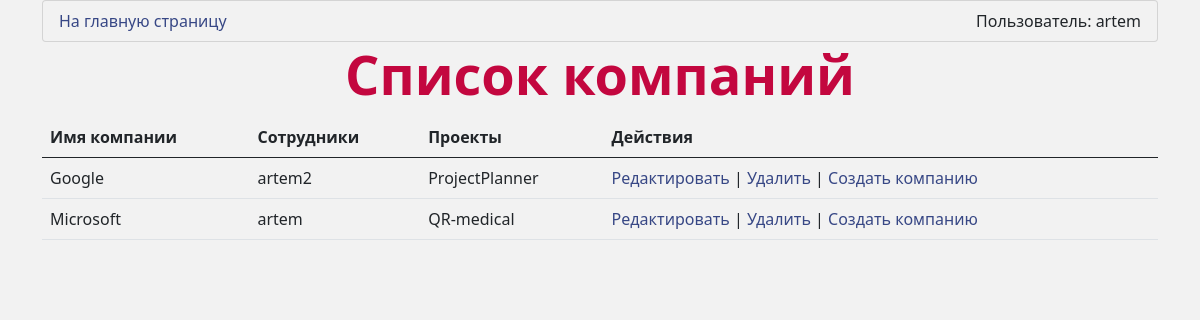
Page /DAL/company_list/ (signed in) on the committed database.
### DAL/models.py (models this page shows, shortened)
class User(AbstractUser):
    email = models.EmailField(unique=True)  # Сделайте поле email уникальным
    region = models.ForeignKey(Region, on_delete=models.SET_NULL, null=True, blank=True)
    role = models.ForeignKey(Role, on_delete=models.SET_NULL, null=True)
    class Meta:
        verbose_name = 'Сотрудник'
        verbose_name_plural = 'Сотрудники'
    def __str__(self):
        return self.username

class Company(models.Model):
    objects = None
    title = models.CharField(max_length=255)
    employee = models.ForeignKey(User, on_delete=models.CASCADE)
    project = models.ForeignKey(Article, on_delete=models.CASCADE)
    class Meta:
        verbose_name = 'Компания'
        verbose_name_plural = 'Компании'

class Article(models.Model):
    objects = None
    title = models.CharField(max_length=255)
    author = models.ForeignKey(User, on_delete=models.CASCADE)
    information = models.TextField()
    tasks = models.ForeignKey(Task, on_delete=models.CASCADE)
    release_date = models.DateField()
    class Meta:
        verbose_name = 'Проект'
        verbose_name_plural = 'Проекты'
    def __str__(self):
        return self.title

### DAL/views.py (the view)
# urls.py: path('company_list/', views.CompanyListView.as_view(), name='company_list'),
class CompanyListView(View):
    template_name = 'registration/company_list.html'
    def get(self, request):
        if request.user.is_superuser or request.user.role.name == 'Админ' or request.user.role.name == 'Руководитель':
            companies = Company.objects.all()
            return render(request, self.template_name, {'companies': companies})
        else:
            return render(request, 'access_denied.html')

### DAL/templates/registration/company_list.html
{% extends 'base.html' %}
{% block content %}
    <h1>Список компаний</h1>
    <table class="table">
        <thead>
            <tr>
                <th>Имя компании</th>
                <th>Сотрудники</th>
                <th>Проекты</th>
                <th>Действия</th>
            </tr>
        </thead>
        <tbody>
            {% for company in companies %}
                <tr>
                    <td>{{ company.title }}</td>
                    <td>{{ company.employee }}</td>
                    <td>{{ company.project }}</td>
                    <td>
                        <a href="{% url 'company_edit' company.id %}">Редактировать</a> |
                        <a href="{% url 'company_delete' company.id %}">Удалить</a> |
                        <a href="{% url 'company_create' %}">Создать компанию</a>
                    </td>
                </tr>
            {% endfor %}
        </tbody>
    </table>
{% endblock %}

### DAL/templates/base.html (shortened to what this page needs)
{% load static %}
<!DOCTYPE html>
<html lang="en">
<head>
    <link href="https://cdn.jsdelivr.net/npm/bootstrap@5.0.2/dist/css/bootstrap.min.css" rel="stylesheet">
    <link rel="stylesheet" href="{% static 'users/css/main.css' %}">
</head>
<body class="container">
<ul class="list-group">
    <li class="list-group-item">
        <div class="d-flex justify-content-between align-items-center">
                <span><a href="{% url 'home' %}">На главную страницу</a></span>
                Пользователь: {{ user }}
        </div>
    </li>
</ul>
{% block content %}
{% endblock %}
</body>
</html>

### DAL/static/users/css/main.css (style rules this page uses)
h1 { font-size: 54px; font-weight: bold; color: #C3073F; margin-bottom: 10px; text-align: center; }
a { color: #374785; text-decoration: none; transition: color 0.2s, font-size 0.3s; }
body { background-color: #F2F2F2; }
body.container { background-color: #F2F2F2; }
body.container .list-group { background-color: #F2F2F2; }
body.container .list-group li { background-color: #F2F2F2; }

### rows in the picture
User: username "artem"
Company: title "Google", employee "artem2", project "ProjectPlanner"
Company: title "Microsoft", employee "artem", project "QR-medical"
